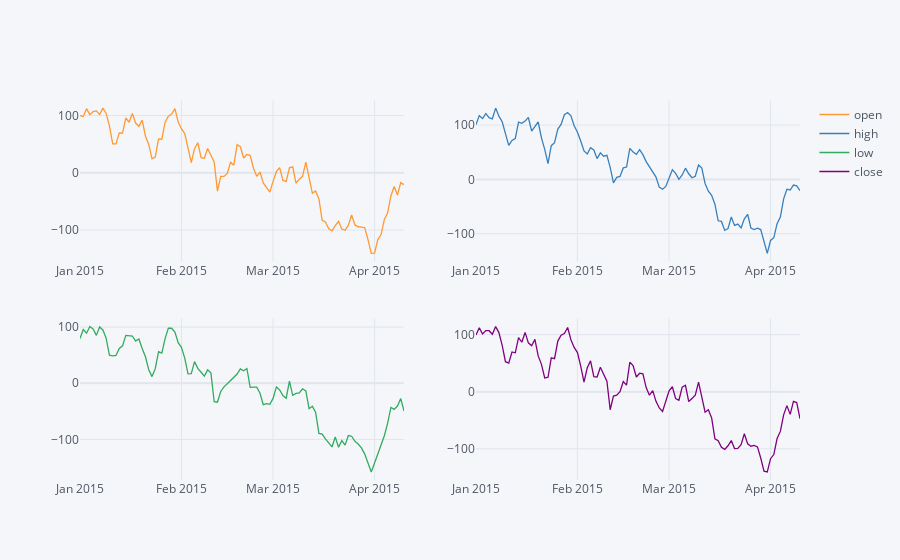

The cell this chart's notebook holds for it:
### Code cell
df[['open', 'high', 'low', 'close']].iplot(subplots=True)
